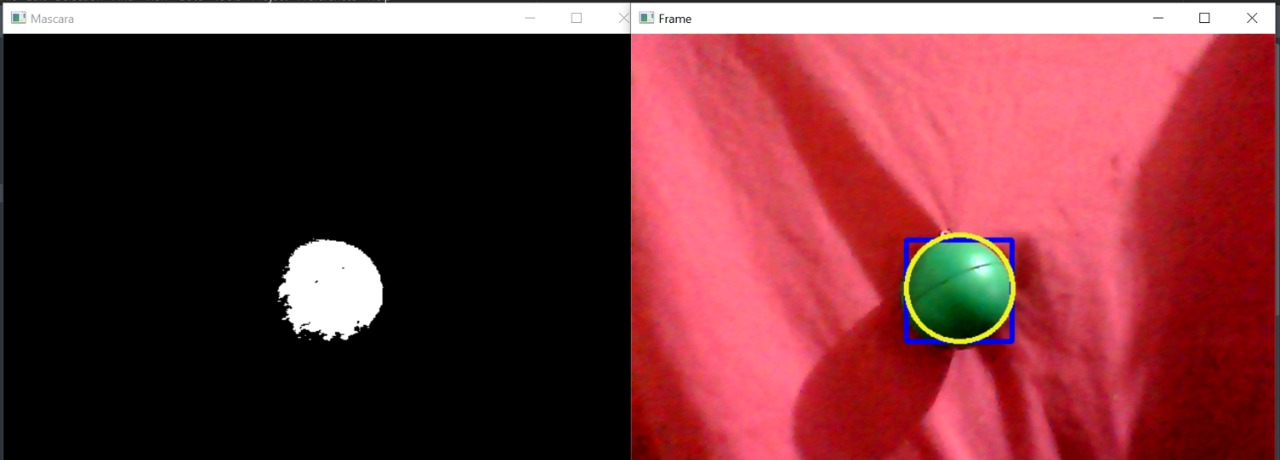
#> input picture RIVERAVJt2.5v1 imagen.jpg, 1280 x 460 px, given in place of the camera
$ python 'RIVERAVJt2.5v1 programa.py'
#> lines starting #> are read from the running program, lines starting #| are printed output that depends on the picture; after the words box and inside, x2 and y2 are one past the last pixel; in counts of white or black regions, pixels touching at a corner belong together
import cv2
import numpy as np

cap = cv2.VideoCapture(0)

verdeClaro = np.array([60,0,0],np.uint8)
verdeOscuro = np.array([120,255,255],np.uint8)
while(True):
    ret,frame = cap.read()
#> frame is the input picture: shape (460, 1280, 3); mean B, G, R 56.3, 50.9, 113.1

    if (ret == True):
        frameHSV = cv2.cvtColor(frame,cv2.COLOR_BGR2HSV)
#> frameHSV: shape (460, 1280, 3); mean H, S, V 68.6, 90.4, 114.9
        mask = cv2.inRange(frameHSV,verdeClaro,verdeOscuro)
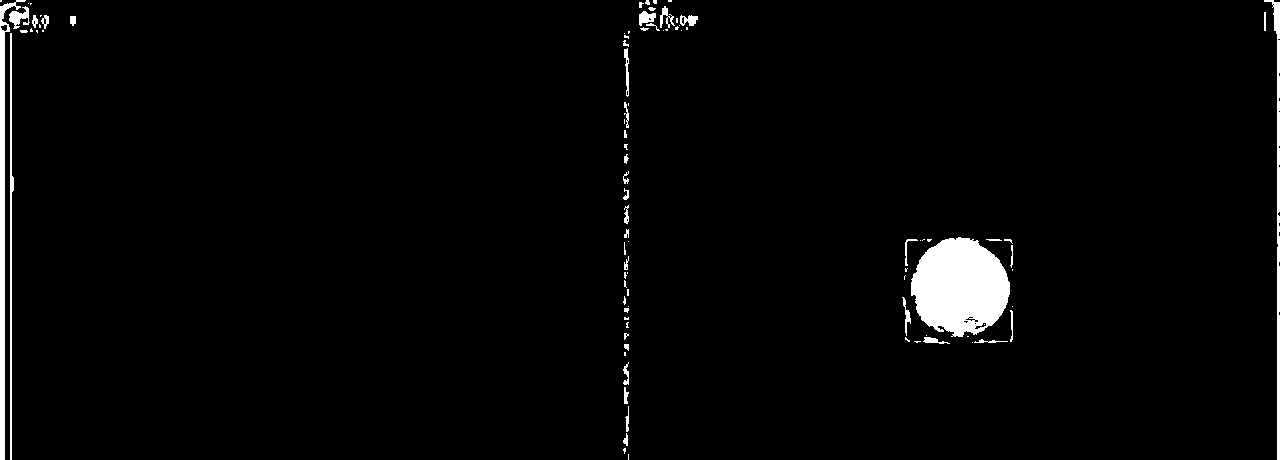
#> mask: shape (460, 1280); 2.5% white; 92 white regions (52 under 20 px)
        contornos,_ = cv2.findContours(mask, cv2.RETR_EXTERNAL,cv2.CHAIN_APPROX_SIMPLE)
#> contornos = 91 contours, 67 with area under 20; largest, box (x1, y1, x2, y2) and area: (911, 237, 1010, 337) 7244, (0, 0, 26, 460) 1898, (1264, 0, 1280, 460) 985, (10, 33, 14, 460) 456, (9, 6, 30, 29) 186
        #solo toma los contornos externos, los internos los ignora
        #realiza una aproximacion comprimida de la representacion de los contornos
        for c in contornos:
            area=cv2.contourArea(c)
            if area>3000:
                xr,yr,w,h=cv2.boundingRect(c) #calcula el rect que lo redea
                cv2.rectangle(frame,(xr,yr),(xr+w,yr+h),(255,0,0),3) #dibuja el rect
                (xc,yc),radio=cv2.minEnclosingCircle(c) #lo calcula
                #tarea: encontrar el centro del circulo por moments

                M = cv2.moments(c)
                xm=M['m10']/M['m00']
                ym=M['m01']/M['m00']
                centro=(int(xm),int(ym))
                #centro=(int(xc),int(yc))
                radio=int(radio)
                cv2.circle(frame,centro,radio,(33,243,238),3) #lo dibuja
#> this loop made 91 passes
#> (area, xr, yr, w, h, xc, yc, radio) on pass 42: (7244.5, 911, 237, 99, 100, 959.4, 286.9, 50)
#> area on passes 3, 4, 5, 6, 11, 12: 24.5, 28, 36, 45.5, 22.5, 64.5
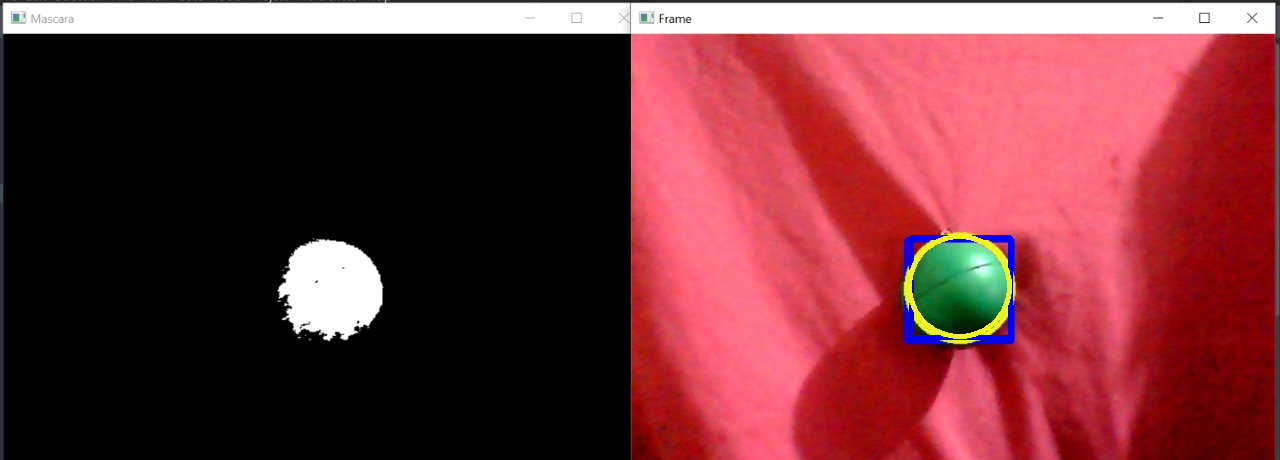
#> frame: shape (460, 1280, 3); 0.51% of pixels changed, all inside (x1, y1, x2, y2) = (907, 234, 1013, 340)
        cv2.imshow('Frame',frame)
        cv2.imshow('Mascara',mask)
        if( cv2.waitKey(1) & 0xFF == ord('s')):
#> (key Esc is pressed here)
            break
cap.release()
cv2.destroyAllWindows()
